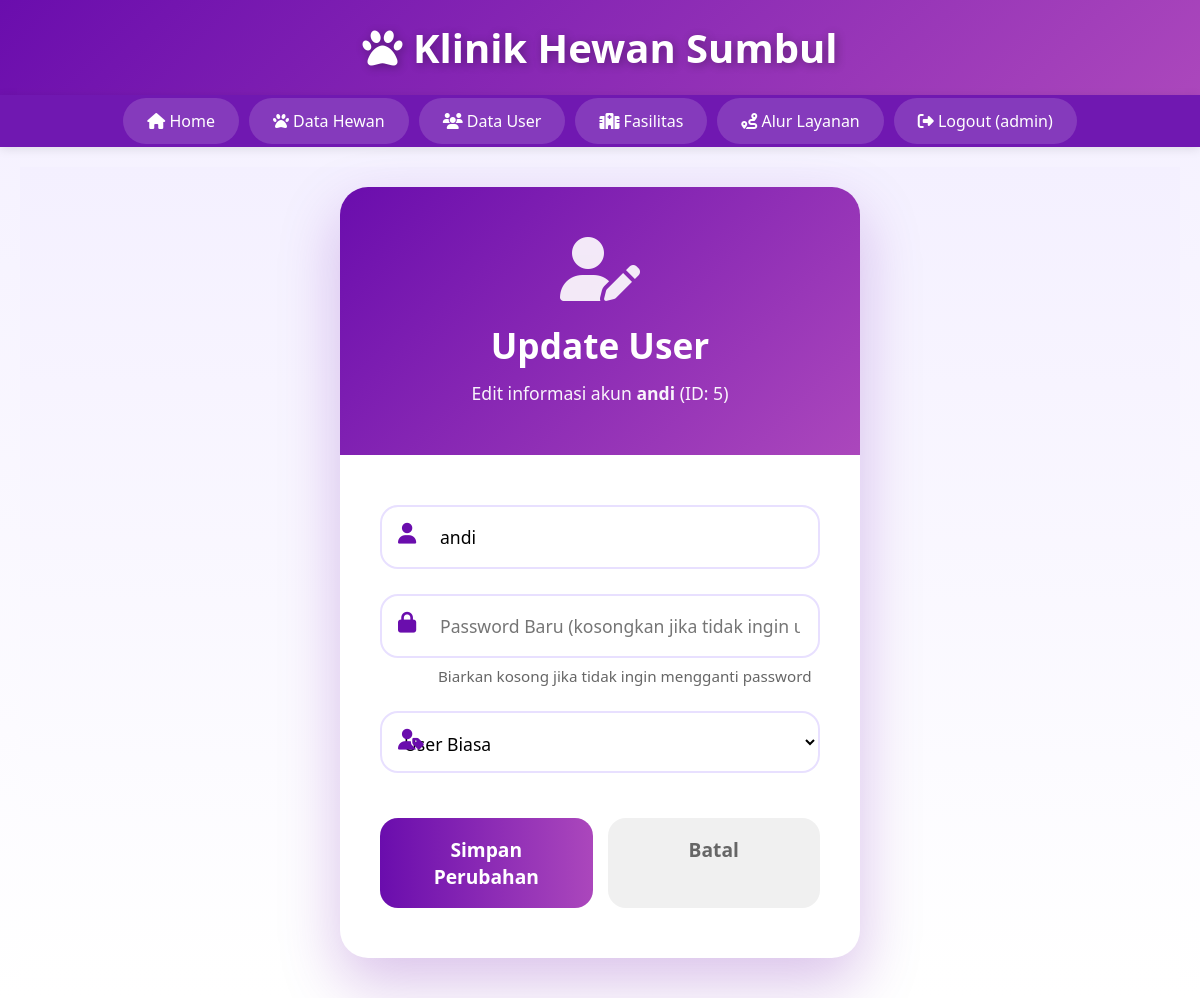
The app's page /update_user/5 (signed in) with its own data.
### app.py (models this page shows)
class User(db.Model, UserMixin):
    id = db.Column(db.Integer, primary_key=True)
    username = db.Column(db.String(150), unique=True, nullable=False)
    password = db.Column(db.String(150), nullable=False)
    role = db.Column(db.String(50), nullable=False)  # 'admin' atau 'user'
    pets = db.relationship('Pet', backref='owner', lazy=True)

### app.py (the view, shortened to what this page needs)
@app.route('/update_user/<int:user_id>', methods=['GET', 'POST'])
@login_required
def update_user(user_id):
    if current_user.role != 'admin':
        flash('Akses ditolak!', 'error')
        return redirect(url_for('home'))
    user = User.query.get_or_404(user_id)
    return render_template('update_user.html', user=user)

### app.py (called while the page is built)
@login_manager.user_loader
def load_user(user_id):
    return User.query.get(int(user_id))

### templates/update_user.html (shortened to what this page needs)
{% extends 'base.html' %}
{% block content %}
<div class="auth-wrapper">
    <div class="auth-card">
        <div class="auth-header">
            <i class="fas fa-user-edit"></i>
            <h2>Update User</h2>
            <p>Edit informasi akun <strong>{{ user.username }}</strong> (ID: {{ user.id }})</p>
        </div>
        <div class="auth-form-container">
            <form method="POST" class="auth-form">
                <div class="input-group">
                    <i class="fas fa-user"></i>
                    <input type="text" name="username" value="{{ user.username }}" placeholder="Username" required autofocus>
                </div>
                <div class="input-group">
                    <i class="fas fa-lock"></i>
                    <input type="password" name="password" placeholder="Password Baru (kosongkan jika tidak ingin ubah)">
                    <small class="form-hint">Biarkan kosong jika tidak ingin mengganti password</small>
                </div>
                <div class="input-group">
                    <i class="fas fa-user-tag"></i>
                    <select name="role" required>
                        <option value="user" {% if user.role == 'user' %}selected{% endif %}>User Biasa</option>
                    </select>
                </div>
                <div class="form-actions">
                    <button type="submit" class="btn-auth">Simpan Perubahan</button>
                    <a href="{{ url_for('data_user') }}" class="btn-cancel">Batal</a>
                </div>
            </form>
        </div>
    </div>
</div>
{% endblock %}

### templates/base.html (shortened to what this page needs)
<!DOCTYPE html>
<html lang="id">
<head>
    <link rel="stylesheet" href="https://cdnjs.cloudflare.com/ajax/libs/font-awesome/6.5.0/css/all.min.css">
</head>
<body>
    <header>
        <h1><i class="fas fa-paw"></i> Klinik Hewan Sumbul</h1>
    </header>
    <nav>
        <ul>
            <li><a href="{{ url_for('home') }}"><i class="fas fa-home"></i> Home</a></li>
            {% if current_user.is_authenticated %}
                <li><a href="{{ url_for('data_hewan') }}"><i class="fas fa-paw"></i> Data Hewan</a></li>
                {% if current_user.role == 'admin' %}
                    <li><a href="{{ url_for('data_user') }}"><i class="fas fa-users"></i> Data User</a></li>
                {% endif %}
                <li><a href="{{ url_for('fasilitas') }}"><i class="fas fa-hospital"></i> Fasilitas</a></li>
                <li><a href="{{ url_for('alur_layanan') }}"><i class="fas fa-route"></i> Alur Layanan</a></li>
                <li><a href="{{ url_for('logout') }}"><i class="fas fa-sign-out-alt"></i> Logout ({{ current_user.username }})</a></li>
            {% else %}
                <li><a href="{{ url_for('login') }}"><i class="fas fa-sign-in-alt"></i> Login</a></li>
                <li><a href="{{ url_for('signup') }}"><i class="fas fa-user-plus"></i> Sign Up</a></li>
            {% endif %}
        </ul>
    </nav>
    <div class="container">
        {% block content %}{% endblock %}
    </div>
</body>
</html>

### templates/base.html (style rules this page uses)
:root { --primary: #6a0dad; --primary-dark: #520a8c; --accent: #ab47bc; --success: #28a745; --error: #dc3545; --info: #17a2b8; --light: #f8f9fa; --gray: #6c757d; --text: #333; --border: #e8e0ff; }
* { box-sizing: border-box; }
body { font-family: 'Segoe UI', Tahoma, Geneva, Verdana, sans-serif; margin: 0; padding: 0; background: linear-gradient(to bottom, #f4f0ff, #ffffff); min-height: 100vh; color: var(--text); }
input, button, select { font-family: inherit; }
header { background: linear-gradient(135deg, var(--primary), var(--accent)); color: white; padding: 20px; text-align: center; }
header h1 { margin: 0; font-size: 2.5em; text-shadow: 2px 2px 10px rgba(0,0,0,0.3); }
nav { background: rgba(106, 13, 173, 0.95); padding: 15px; box-shadow: 0 2px 10px rgba(0,0,0,0.1); }
nav ul { list-style: none; padding: 0; margin: 0; display: flex; justify-content: center; flex-wrap: wrap; gap: 10px; }
nav ul li a { color: white; text-decoration: none; padding: 12px 24px; background: rgba(255,255,255,0.15); border-radius: 25px; transition: all 0.3s; font-weight: 500; backdrop-filter: blur(10px); }
.container { max-width: 1400px; margin: 0 auto; padding: 20px; }

### templates/update_user.html (style rules this page uses)
.auth-wrapper { min-height: 80vh; display: flex; align-items: center; justify-content: center; padding: 20px; background: linear-gradient(to bottom, #f4f0ff, #ffffff); }
.auth-card { background: white; max-width: 520px; width: 100%; border-radius: 28px; box-shadow: 0 25px 60px rgba(106,13,173,0.25); overflow: hidden; }
.auth-header { background: linear-gradient(135deg, #6a0dad, #ab47bc); color: white; text-align: center; padding: 50px 30px; }
.auth-header i { font-size: 4em; margin-bottom: 20px; opacity: 0.9; }
.auth-header h2 { margin: 0 0 12px; font-size: 2.2em; }
.auth-header p { opacity: 0.95; font-size: 1.1em; margin: 0; }
.auth-form-container { padding: 50px 40px; }
.auth-form { display: flex; flex-direction: column; gap: 25px; }
.input-group { position: relative; }
.input-group i { position: absolute; left: 18px; top: 18px; color: #6a0dad; font-size: 1.3em; z-index: 2; }
.input-group input, .input-group select { width: 100%; padding: 18px 18px 18px 58px; border: 2px solid #e8e0ff; border-radius: 18px; font-size: 1.1em; transition: all 0.3s; background: white; }
.input-group select { padding: 18px; height: 62px; cursor: pointer; }
.form-hint { display: block; margin-top: 8px; margin-left: 58px; color: #666; font-size: 0.95em; }
.form-actions { display: flex; gap: 15px; margin-top: 20px; }
.btn-auth { flex: 1; background: linear-gradient(to right, #6a0dad, #ab47bc); color: white; border: none; padding: 18px; border-radius: 18px; font-size: 1.2em; font-weight: bold; cursor: pointer; transition: 0.3s; }
.btn-cancel { flex: 1; background: #f0f0f0; color: #666; text-align: center; padding: 18px; border-radius: 18px; font-size: 1.2em; font-weight: bold; text-decoration: none; transition: 0.3s; }

### records on screen
User: username "admin"
User: username "andi", id "5", role "User Biasa"
